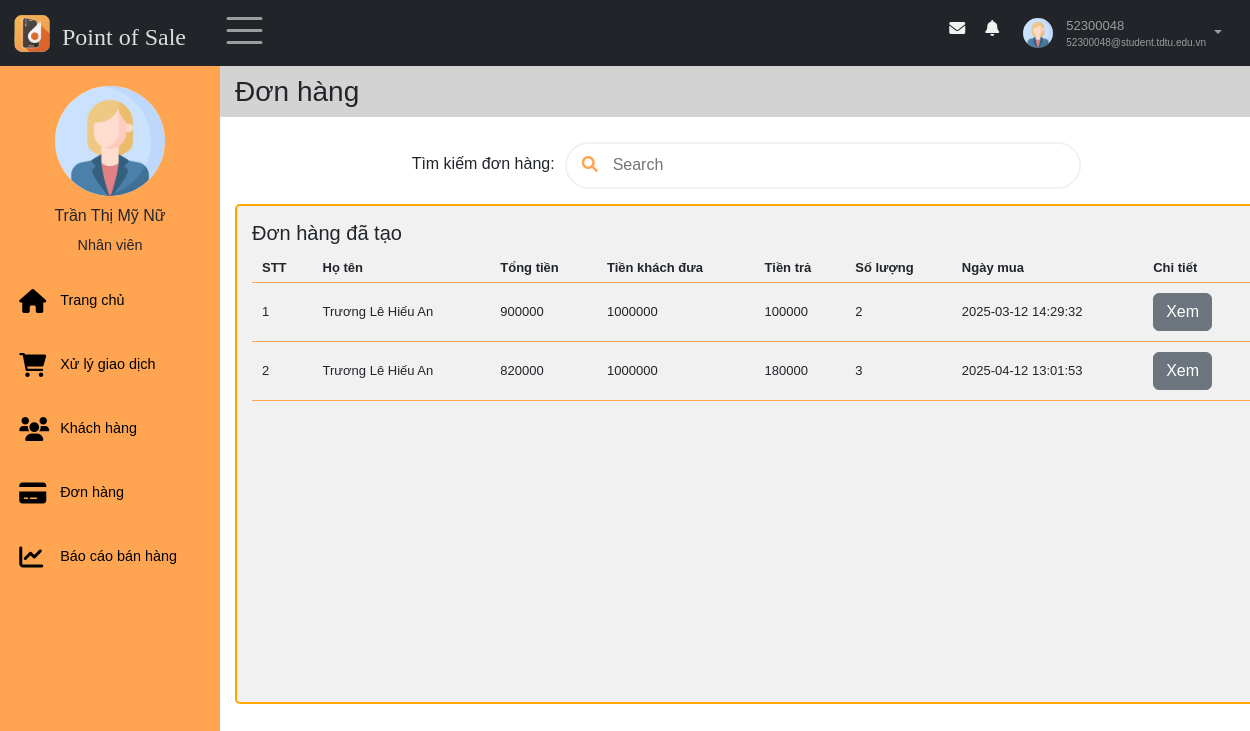
Screenshot of /source/TrangNhanVien/index.php?sidebar=donhang (signed in) with the database file from the repository.
### tables this page shows
CREATE TABLE `nhanvien` (
  `id` int(11) NOT NULL,
  `hoten` varchar(50) NOT NULL,
  `email` varchar(100) NOT NULL,
  `gioitinh` enum('Nữ','Nam') DEFAULT NULL,
  `sdt` varchar(11) DEFAULT NULL,
  `ngaysinh` date DEFAULT NULL,
  `diachi` varchar(100) DEFAULT NULL,
  `img` varchar(50) DEFAULT NULL
);

CREATE TABLE `donhang` (
  `id` int(11) NOT NULL,
  `id_khachhang` int(11) NOT NULL,
  `id_nhanvien` int(11) NOT NULL,
  `tongtien` decimal(10,0) NOT NULL,
  `tienkhachdua` decimal(10,0) NOT NULL,
  `tientra` decimal(10,0) NOT NULL,
  `ngaymua` timestamp NOT NULL DEFAULT current_timestamp(),
  `soluongsp` int(11) NOT NULL
);

CREATE TABLE `khachhang` (
  `id` int(11) NOT NULL,
  `hoten` varchar(50) NOT NULL,
  `diachi` text NOT NULL,
  `sdt` varchar(11) NOT NULL,
  `ngaytao` timestamp NOT NULL DEFAULT current_timestamp()
);

### source/TrangNhanVien/modules/quanlyhoso/getProfileNV.php (called while the page is built, shortened)
<?php
    $conn = connectDB();
    if(empty($_SESSION["id"])) {
        header("Location: ../index.php");
        exit();
    }else{
        $sql = "SELECT * FROM nhanvien WHERE id =" . $_SESSION["id"];
    }
    $result = $conn->query($sql);
    if ($result->num_rows > 0) {
        $row = $result->fetch_assoc();
        $profile_name =  $row["hoten"]??"";
        $profile_img = $row["img"]??"";
    }
?>

### source/TrangNhanVien/modules/donhang/donhangdatao.php (the view, shortened to what this page needs)
<?php
    $idnv =  $_SESSION["id"];
    $conn = connectDB();
    $sql = "SELECT donhang.*, khachhang.hoten FROM donhang, khachhang WHERE id_khachhang = khachhang.id and id_nhanvien =" .$idnv;
    $result = $conn->query($sql);
    if ($result->num_rows > 0) {
        $stt = 1;
        while($row = $result->fetch_assoc()) {
            echo "<tr>";
            echo "<td>" .$stt++. "</td>";
            echo "<td>" . $row["hoten"]. "</td>";
            echo "<td>" . $row["tongtien"]. "</td>";
            echo "<td>" . $row["tienkhachdua"]. "</td>";
            echo "<td>" . $row["tientra"]. "</td>";
            echo "<td>" . $row["soluongsp"]. "</td>";
            echo "<td>" . $row["ngaymua"]. "</td>";
            echo "<td>
                    <a class='btn-custom btn btn-secondary' href='index.php?sidebar=donhang&idctdh=" . trim($row['id']) ."'>
                    Xem
                    </a>
                </td>";
            echo "</tr>";
        }
    }
?>

### source/TrangNhanVien/pages/nav.php (shortened to what this page needs)
<nav class="navbar navbar-expand-sm bg-dark navbar-dark fixed-top" id="nav">
    <div class="container-fluid">
        <div class="leftnav justify-content-start">
            <a class="logo navbar-brand" href="index.php" data-bs-toggle="tooltip"  title="Về trang chủ">
                <img src="../images/logo.ico" alt="Logo" style="width:40px;" >
                <h4>Point of Sale</h4>
            </a>
            <div class="openclose"><span class="navbar-toggler-icon" style="font-size:30px;cursor:pointer" onclick="open_closeNav() " class = "las la-bars"></span>  </div>
        </div>
        <div class="rightnav justify-content-end">
            <ul  class=" navbar-nav" >
                <li class="nav-item">
                    <a  href="#">
                    <span class = "fa fa-fw fa-envelope"></span>
                    </a></li>
                <li class="nav-item">
                    <a  href="#">
                    <span class = "fa fa-bell"></span>
                    </a></li>
                <li class="nav-item dropdown">
                        <a id="nav-user" class="nav-link dropdown-toggle" href="#" role="button" data-bs-toggle="dropdown">
                            <?php
                            if (empty($profile_img) || $profile_img == "") {
                                $avtPath = "../images/user.jpg";
                            } else {
                                $avtPath = "modules/quanlyhoso/imagesNV/" . $profile_img;
                            }
                            ?>
                            <img id="nav-avatar" src = "<?=$avtPath?>" height = "30px"  width = "30px" alt = "Avatar">
                            <div class="infor">
                                <p id ="user"><?= $_SESSION["username"]?></p>
                                <p id="email"><?= $_SESSION["email"]?></p>
                            </div>
                        </a>
                </li>
            </ul>
        </div>
    </div>
</nav>

### source/TrangNhanVien/pages/main/sidebar.php (shortened to what this page needs)
<div class="sidebar"  id="mySidebar" >
    <div class="sidebar-user">
        <img src="<?=$avtPath?>" height = "70px"  width = "70px" alt = "">
            <div>
                <h3><?=$profile_name?></h3>
                <span><?=$_SESSION['role']?></span>
        </div>
    </div>
    <div class="sidebar-menu">
        <ul >
            <li class="item">
                <a class="link" href="index.php">
                    <span class = "fa fa-home"></span>
                    <p class="item-sidebar">Trang chủ</p>
                </a>
            </li>
            <li class="item">
                <a class="link" href="index.php?sidebar=giaodich">
                    <span class = "fa fa-shopping-cart"></span>
                    <p class="item-sidebar">Xử lý giao dịch </p>
                </a>
            </li>
            <li class="item">
                <a class="link" href="index.php?sidebar=khachhang" >
                    <span class = "fa fa-users"></span>
                    <p class="item-sidebar">Khách hàng</p>
                </a>
            </li>
            <li class="item">
                <a class="link" href="index.php?sidebar=donhang">
                    <span class = "fa fa-credit-card"></span>
                    <p class="item-sidebar">Đơn hàng  </p>
                </a>
            </li>
            <li class="item">
                <a class="link" href="index.php?sidebar=baocao">
                    <span class = "fa fa-line-chart"></span>
                    <p class="item-sidebar">Báo cáo bán hàng  </p>
                </a>
            </li>
        </ul>
    </div>
</div>

### source/TrangNhanVien/style.css (style rules this page uses)
* { font-family: 'Poppins', sans-serif; box-sizing: border-box; text-decoration: none; list-style-type: none; padding: 0; margin: 0; }
.sidebar-user { margin-top: 1rem; text-align: center; }
.sidebar-user img { width: 110px; height: 110px; border-radius: 50%; margin-bottom: 10px; }
.sidebar-user h3 { font-size: 1rem; }
.sidebar-user span { font-size: .9rem; margin-top: .9rem; margin-bottom: .9rem; }
#nav { position: fixed; }
.nav-item { margin: 5px 8px; }
.logo { display: flex; margin: 0; padding: 0; }
.logo h4 { color: #ffffffd6; margin: 10px 10px 0 10px; font-family:Cambria, Cochin, Georgia, Times, 'Times New Roman', serif; }
.leftnav { display: flex; }
.sidebar { display: flex; flex-direction: column; width: 220px; height: 100%; padding: 15px 0 0 0; background: #ffa551; position: fixed; z-index: 1; overflow-x: hidden; transition: 0.5s; }
.openclose { margin: 0 10px; }
.sidebar ul { margin-bottom: 2rem; padding: 0; }
.sidebar li { margin-left: .2rem; }
.sidebar-menu { flex-grow: 1; }
.link { font-size: .9rem; display: flex; align-items: center; margin-top: 1.5rem; transition: 0.3s; color: black; padding: 8px 16px; text-decoration: none; }
.item-sidebar { margin: 0; margin-right: 5px; }
.item .link span { width: 25px; }
.sidebar li a span, .sidebar a span { font-size: 1.5rem; display: inline-block; margin-right: 1rem; }
#nav-user { display: flex; padding: 0; }
.infor { margin-left: 10px; display: flex; flex-direction: column; justify-content: center; flex-grow: 1; font-size: x-small; }
.infor p { margin: 0; }
#user { font-size: small; }
#nav-avatar { width: 30px; height: 30px; border-radius: 50%; margin: 3px; }
#nav-user::after { margin: 15px 8px; }
.rightnav>ul>li>a>span { color: #f1f1f1; padding: 5px; }
.cart-table th, .cart-table tbody td { padding: 5px 10px; font-size: small; border-bottom: 1px solid #ffa551; }
.btn-custom { margin: 5px 0; }

### rows the page displays
nhanvien: img (placeholder picture), hoten "Trần Thị Mỹ Nữ"
donhang: id_khachhang.hoten "Trương Lê Hiếu An", tongtien "900000", tienkhachdua "1000000", tientra "100000", soluongsp "2", ngaymua "2025-03-12 14:29:32"
donhang: id_khachhang.hoten "Trương Lê Hiếu An", tongtien "820000", tienkhachdua "1000000", tientra "180000", soluongsp "3", ngaymua "2025-04-12 13:01:53"

### other values shown
$_SESSION["username"] "52300048"
$_SESSION["email"] "52300048@student.tdtu.edu.vn"
$_SESSION['role'] "Nhân viên"
